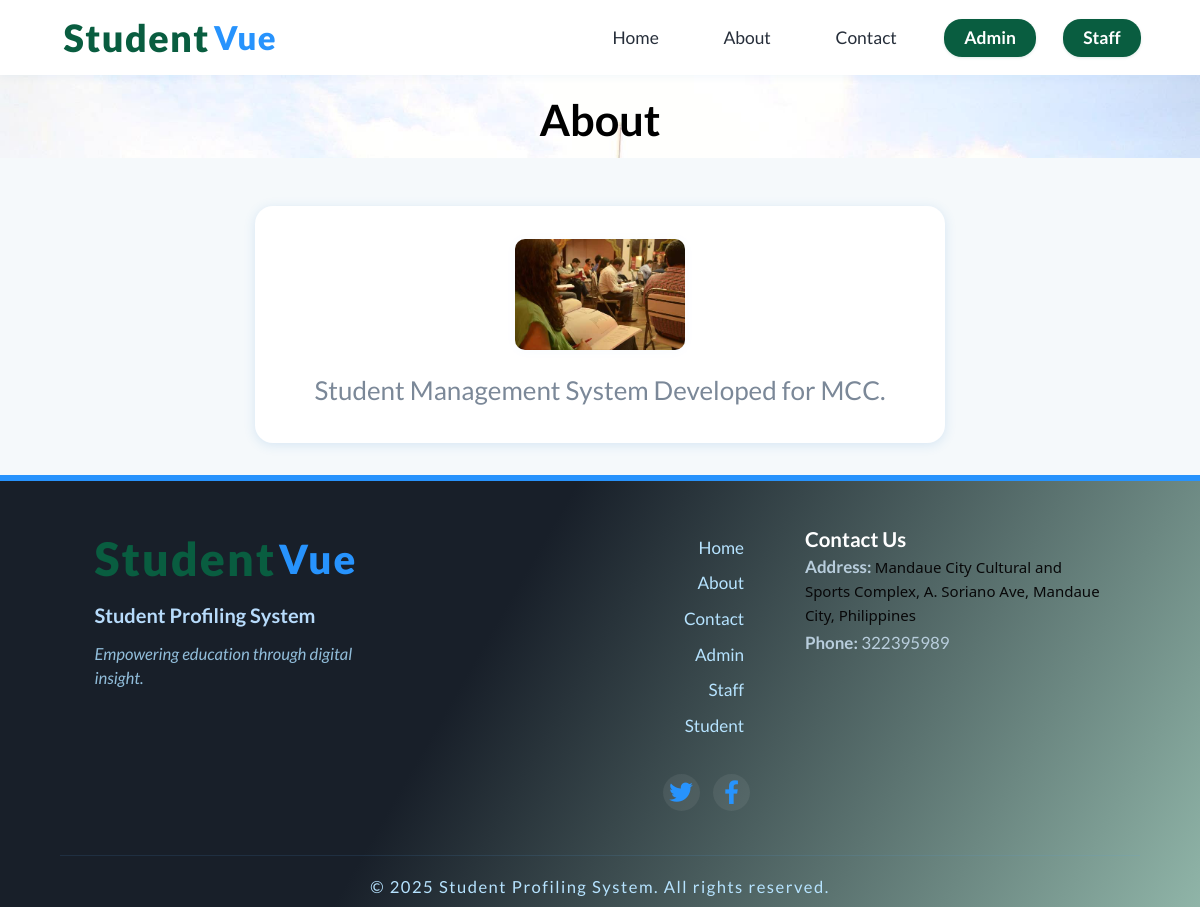
The page /about.php on the database as committed earlier.
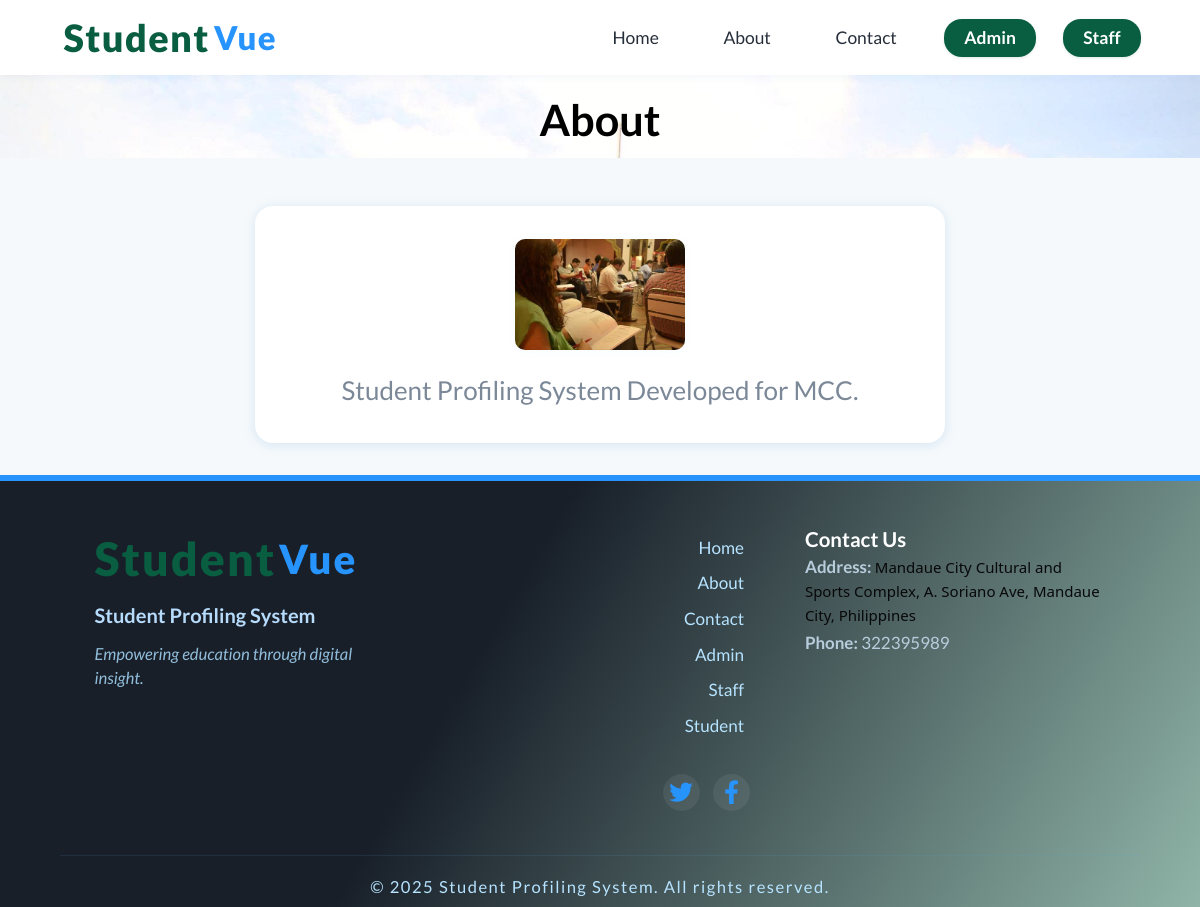
The same page on the database as committed later.
### tables this page shows
CREATE TABLE `tblpage` (
  `ID` int(10) NOT NULL,
  `PageType` varchar(200) DEFAULT NULL,
  `PageTitle` mediumtext DEFAULT NULL,
  `PageDescription` mediumtext DEFAULT NULL,
  `Email` varchar(200) DEFAULT NULL,
  `MobileNumber` bigint(10) DEFAULT NULL,
  `UpdationDate` date DEFAULT NULL
);

### about.php (the view, shortened to what this page needs)
<?php
include('includes/dbconnection.php');
?>
<!doctype html>
<html>
<head>
	<link href="css/bootstrap.css" rel="stylesheet" type="text/css" media="all">
	<link href="css/style.css" rel="stylesheet" type="text/css" />
	<link rel="stylesheet" type="text/css" href="css/default.css" />
	<link rel="stylesheet" type="text/css" href="css/component.css" />
	<link rel="stylesheet" type="text/css"
		href="https://cdnjs.cloudflare.com/ajax/libs/font-awesome/6.0.0-beta3/css/all.min.css">
</head>
<body>
	<?php include_once('includes/header.php'); ?>
	<div class="banner banner5">
		<div class="container">
			<h2 class="modern-section-title">About</h2>
		</div>
	</div>
	<div class="modern-section">
		<div class="modern-section-container">
			<div class="modern-card" style="max-width:690px;padding-top:2.1em;padding-bottom:2em;align-items:center;">
				<img src="images/abt.jpg" alt="About Us"
					style="max-width:170px;width:40vw;border-radius:10px;box-shadow:0 1px 12px #2793fd09;margin-bottom:1.5em;">
				<?php
				$sql = "SELECT * from tblpage where PageType='aboutus'";
				$query = $dbh->prepare($sql);
				$query->execute();
				$results = $query->fetchAll(PDO::FETCH_OBJ);
				if ($query->rowCount() > 0) {
					foreach ($results as $row) { ?>
						<div class="modern-section-desc" style="margin-bottom:0;margin-top:0;font-size:1.13em;">
							<?php echo ($row->PageDescription); ?>
						</div>
					<?php }
				} ?>
			</div>
		</div>
	</div>
	<?php include_once('includes/footer.php'); ?>
</body>
</html>

### includes/header.php (shortened to what this page needs)
<header class="modern-header" role="banner">
  <div class="modern-header-container">
    <a class="modern-logo" href="index.php" title="Student Profiling System">
      <span class="modern-logo-text"><span class="modern-logo-accent">Student</span>Vue</span>
    </a>
    <nav class="modern-nav" role="navigation" aria-label="Main Navigation">
      <a class="modern-nav-link" href="index.php">Home</a>
      <a class="modern-nav-link" href="about.php">About</a>
      <a class="modern-nav-link" href="contact.php">Contact</a>
      <a class="modern-nav-link modern-btn-nav" href="admin/login.php">Admin</a>
      <a class="modern-nav-link modern-btn-nav" href="staff/login.php">Staff</a>
    </nav>
  </div>
</header>

### includes/footer.php
<footer class="modern-footer" role="contentinfo">
  <div class="modern-footer-container">
    <div class="modern-footer-section modern-footer-branding">
      <span class="modern-logo-footer">
        <span class="modern-logo-accent">Student</span>Vue
      </span>
      <div class="modern-footer-system">Student Profiling System</div>
      <div class="modern-footer-desc">Empowering education through digital insight.</div>
    </div>
    <div class="modern-footer-section modern-footer-links">
      <div class="modern-footer-links-list">
        <a href="index.php">Home</a>
        <a href="about.php">About</a>
        <a href="contact.php">Contact</a>
        <a href="admin/login.php">Admin</a>
        <a href="staff/login.php">Staff</a>
        <a href="user/login.php">Student</a>
      </div>
      <div class="modern-footer-social">
        <a href="#" aria-label="Twitter" class="modern-footer-social-icon">
          <i class="fab fa-twitter"></i>
        </a>
        <a href="https://www.facebook.com/collegemandauecity" aria-label="Facebook" class="modern-footer-social-icon">
          <i class="fab fa-facebook-f"></i>
        </a>
      </div>
    </div>
    <div class="modern-footer-section modern-footer-contact">
      <?php
      $sql = "SELECT * from tblpage where PageType='contactus'";
      $query = $dbh->prepare($sql);
      $query->execute();
      $results = $query->fetchAll(PDO::FETCH_OBJ);
      if ($query->rowCount() > 0) {
        foreach ($results as $row) { ?>
          <div class="modern-footer-contact-block">
            <span class="modern-footer-contact-title">Contact Us</span>
            <span class="modern-footer-contact-detail"><b>Address:</b> <?php echo $row->PageDescription; ?></span>
            <span class="modern-footer-contact-detail"><b>Phone:</b> <?php echo htmlentities($row->MobileNumber); ?></span>
          </div>
        <?php }
      } ?>
    </div>
  </div>
  <div class="modern-footer-copyright">
    &copy; <?php echo date('Y'); ?> Student Profiling System. All rights reserved.
  </div>
</footer>

### css/default.css (style rules this page uses)
*, *:after, *:before { -webkit-box-sizing: border-box; -moz-box-sizing: border-box; box-sizing: border-box; }
body, html { font-size: 100%; padding: 0; margin: 0; }
body { font-family: 'Lato', Calibri, Arial, sans-serif; color: #b3b9bf; background: #f9f9f9; }
a { color: #888; text-decoration: none; }

Rows that differ between the two databases and show on the page:
changed tblpage: PageDescription "Student Management System Developed for MCC." → "Student Profiling System Developed for MCC."
